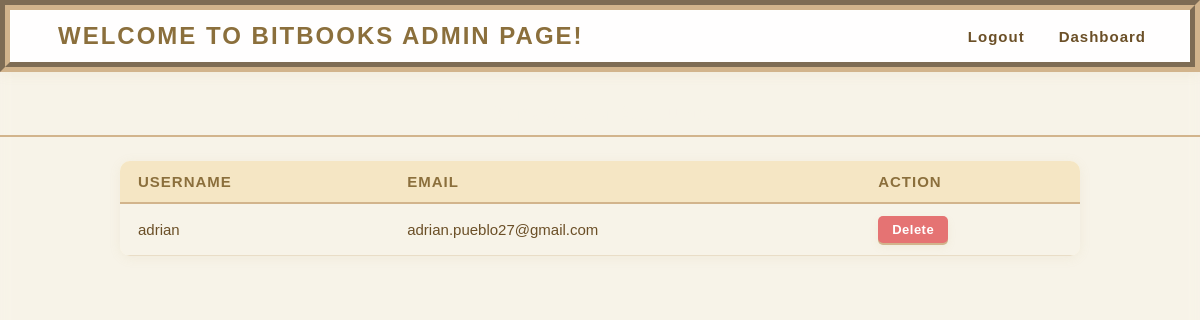
Before: /admin (signed in) with the older database file.
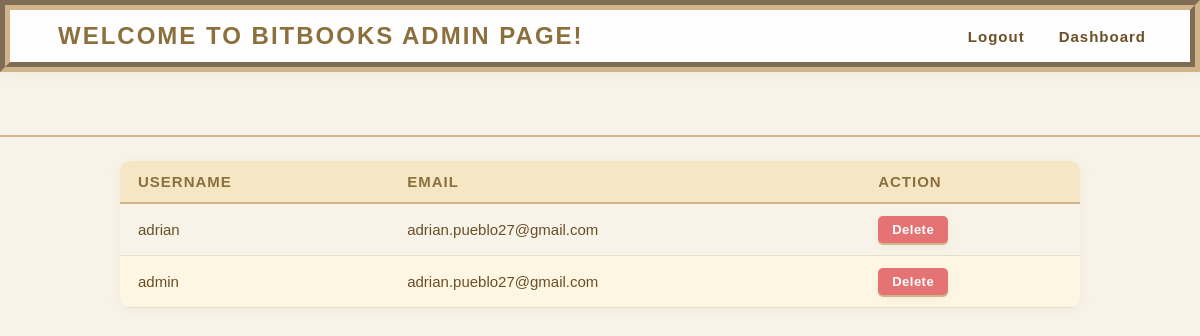
After: the same page with the newer database file.
### app/models/UserModel.py (models this page shows, shortened)
class UserModel(db.Model):
    id: Mapped[int] = mapped_column(primary_key=True)
    username: Mapped[str] = mapped_column(String(64), unique=True, nullable=False)
    password: Mapped[str] = mapped_column(String(255), nullable=False)
    email: Mapped[str] = mapped_column(String(120), nullable=False)
    prefferred_genres: Mapped[str] = mapped_column(String(255), nullable=True)
    def account_list():
        return db.session.query(UserModel).all()

### app/routes.py (the view)
@main.route("/admin")
def admin():
    try:
        form = AdminModel()
        if session['user']["isAdmin"]:
            return render_template('admin.html', form=form, account_list=UserModel.account_list())
    except KeyError:
        flash("-Please login as admin first! \n-")
        return redirect(url_for('__main__.login'))

### app/models/AdminModel.py
class AdminModel(FlaskForm):
    delete = SubmitField("Delete")

### app/templates/admin.html (shortened to what this page needs)
{% extends 'base.html' %}
{% block body %}
<div class="header">
    <h1>Welcome to BitBooks Admin Page!</h1>
    <nav style="display: flex; gap: 10px; align-items: center;">
        <a href="/logout" class="logout-button"
            style="text-decoration: none; padding: 6px 12px; border: none; background: none; cursor: pointer;">Logout</a>
        <a href="/" class="dashboard-button"
            style="text-decoration: none; padding: 6px 12px; border: none; background: none; cursor: pointer;">Dashboard</a>
    </nav>
</div>
<h2 class="recommend-title">Manage User Accounts</h2>
<table class="admin-table">
    <tr>
        <th class="admin-table-header">Username</th>
        <th class="admin-table-header">Email</th>
        <th class="admin-table-header">Action</th>
    </tr>
    {% for account in account_list %}
    <tr class="admin-table-row">
        <td class="admin-table-cell">{{ account.username }}</td>
        <td class="admin-table-cell">{{ account.email }}</td>
        <td class="admin-table-cell">
            <form action="/delete/{{ account.id }}" method="POST" class="delete-form" style="display:inline;">
                {{ form.delete(class_='delete-button') }}
            </form>
        </td>
    </tr>
    {% endfor %}
</table>
{% endblock %}

Changed rows visible on the page:
added UserModel: username "admin", email "adrian.pueblo27@gmail.com"
